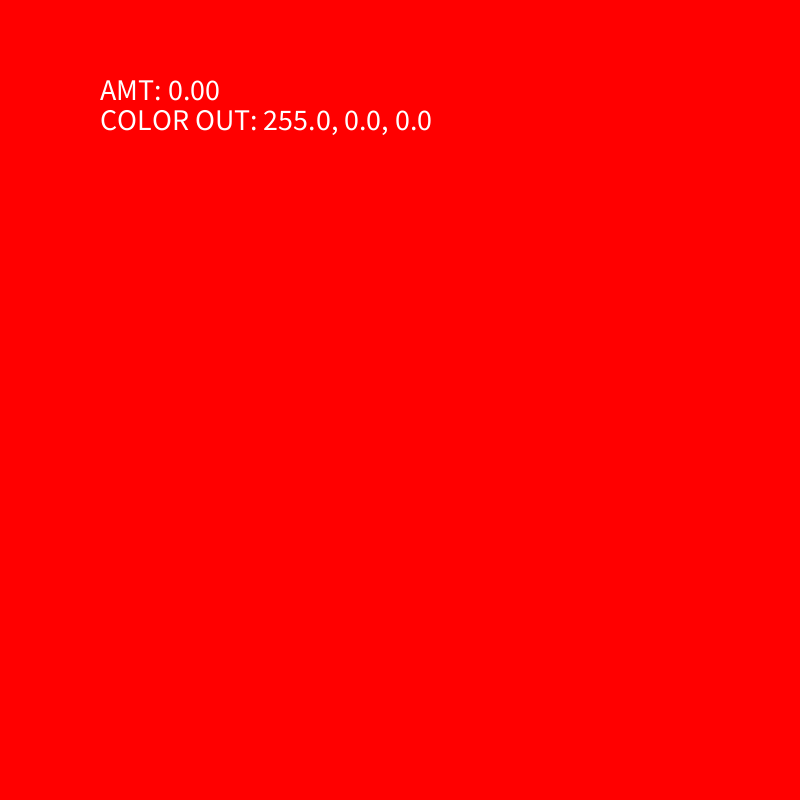
Frame 1 (no input)
Frame 60 (the mouse pressed at the canvas centre just before this capture): identical to frame 1, image omitted
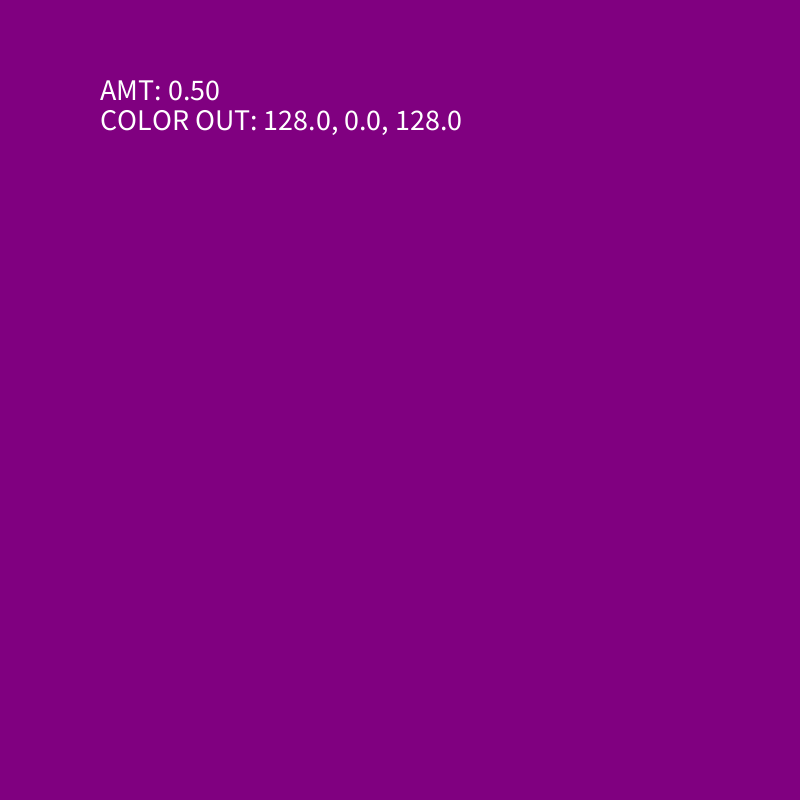
Frame 120 (the mouse held since frame 60 and released just before this capture)

The Processing sketch that drew these frames (run headless with seeded random() and noise(); from frame 60 on, the mouse is pressed at the canvas centre):

// Processing sketch: colorInterpolation
// ── colorInterpolation.pde

color c1 = color(255,0,0);
color c2 = color(0,0,255);

float amt;

void setup(){
  size(800,800);
  background(255);
}


void draw(){
   
  amt = mouseX/(float)width;
  
  color c = lerpColor(c1, c2, amt);

  background(c);
  
  fill(255);
  textSize(30);
  text("AMT: "+ nf(amt, 1, 2), 100,100);
  text("COLOR OUT: "+red(c)+", "+green(c)+", "+blue(c), 100,130);
  
}
